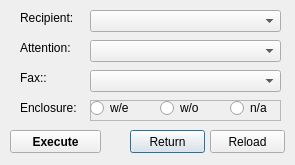
<?xml version="1.0" encoding="UTF-8"?>
<ui version="4.0">
 <class>Dialog</class>
 <widget class="QDialog" name="Dialog">
  <property name="geometry">
   <rect>
    <x>0</x>
    <y>0</y>
    <width>295</width>
    <height>165</height>
   </rect>
  </property>
  <property name="windowTitle">
   <string>Dialog</string>
  </property>
  <widget class="QPushButton" name="T4_Add_CC_return_but">
   <property name="geometry">
    <rect>
     <x>130</x>
     <y>130</y>
     <width>75</width>
     <height>23</height>
    </rect>
   </property>
   <property name="text">
    <string>Return</string>
   </property>
  </widget>
  <widget class="QComboBox" name="T4_Add_CC_recipient_com">
   <property name="geometry">
    <rect>
     <x>90</x>
     <y>10</y>
     <width>191</width>
     <height>22</height>
    </rect>
   </property>
  </widget>
  <widget class="QComboBox" name="T4_Add_CC_attention_com">
   <property name="enabled">
    <bool>true</bool>
   </property>
   <property name="geometry">
    <rect>
     <x>90</x>
     <y>40</y>
     <width>191</width>
     <height>22</height>
    </rect>
   </property>
  </widget>
  <widget class="QComboBox" name="T4_Add_CC_fax_com">
   <property name="enabled">
    <bool>true</bool>
   </property>
   <property name="geometry">
    <rect>
     <x>90</x>
     <y>70</y>
     <width>191</width>
     <height>22</height>
    </rect>
   </property>
  </widget>
  <widget class="QLabel" name="label">
   <property name="geometry">
    <rect>
     <x>20</x>
     <y>10</y>
     <width>61</width>
     <height>16</height>
    </rect>
   </property>
   <property name="text">
    <string>Recipient:</string>
   </property>
  </widget>
  <widget class="QLabel" name="label_2">
   <property name="geometry">
    <rect>
     <x>20</x>
     <y>40</y>
     <width>61</width>
     <height>16</height>
    </rect>
   </property>
   <property name="text">
    <string>Attention:</string>
   </property>
  </widget>
  <widget class="QLabel" name="label_3">
   <property name="geometry">
    <rect>
     <x>20</x>
     <y>70</y>
     <width>61</width>
     <height>16</height>
    </rect>
   </property>
   <property name="text">
    <string>Fax::</string>
   </property>
  </widget>
  <widget class="QFrame" name="T4_Add_CC_rad_frame">
   <property name="geometry">
    <rect>
     <x>90</x>
     <y>100</y>
     <width>191</width>
     <height>21</height>
    </rect>
   </property>
   <property name="frameShape">
    <enum>QFrame::StyledPanel</enum>
   </property>
   <property name="frameShadow">
    <enum>QFrame::Raised</enum>
   </property>
   <widget class="QRadioButton" name="T4_Add_CC_w_e_rad">
    <property name="geometry">
     <rect>
      <x>0</x>
      <y>0</y>
      <width>41</width>
      <height>16</height>
     </rect>
    </property>
    <property name="text">
     <string>w/e</string>
    </property>
   </widget>
   <widget class="QRadioButton" name="T4_Add_CC_w_o_rad">
    <property name="geometry">
     <rect>
      <x>70</x>
      <y>0</y>
      <width>41</width>
      <height>16</height>
     </rect>
    </property>
    <property name="text">
     <string>w/o</string>
    </property>
   </widget>
   <widget class="QRadioButton" name="T4_Add_CC_n_a_rad">
    <property name="geometry">
     <rect>
      <x>140</x>
      <y>0</y>
      <width>41</width>
      <height>16</height>
     </rect>
    </property>
    <property name="text">
     <string>n/a</string>
    </property>
   </widget>
  </widget>
  <widget class="QPushButton" name="T4_Add_CC_reload_but">
   <property name="geometry">
    <rect>
     <x>210</x>
     <y>130</y>
     <width>75</width>
     <height>23</height>
    </rect>
   </property>
   <property name="text">
    <string>Reload</string>
   </property>
  </widget>
  <widget class="QPushButton" name="T4_Add_CC_execute_but">
   <property name="geometry">
    <rect>
     <x>10</x>
     <y>130</y>
     <width>91</width>
     <height>23</height>
    </rect>
   </property>
   <property name="font">
    <font>
     <weight>75</weight>
     <bold>true</bold>
    </font>
   </property>
   <property name="text">
    <string>Execute</string>
   </property>
  </widget>
  <widget class="QLabel" name="label_4">
   <property name="geometry">
    <rect>
     <x>20</x>
     <y>100</y>
     <width>61</width>
     <height>16</height>
    </rect>
   </property>
   <property name="text">
    <string>Enclosure:</string>
   </property>
  </widget>
 </widget>
 <tabstops>
  <tabstop>T4_Add_CC_recipient_com</tabstop>
  <tabstop>T4_Add_CC_attention_com</tabstop>
  <tabstop>T4_Add_CC_fax_com</tabstop>
  <tabstop>T4_Add_CC_w_e_rad</tabstop>
  <tabstop>T4_Add_CC_w_o_rad</tabstop>
  <tabstop>T4_Add_CC_n_a_rad</tabstop>
  <tabstop>T4_Add_CC_return_but</tabstop>
 </tabstops>
 <resources/>
 <connections/>
</ui>
